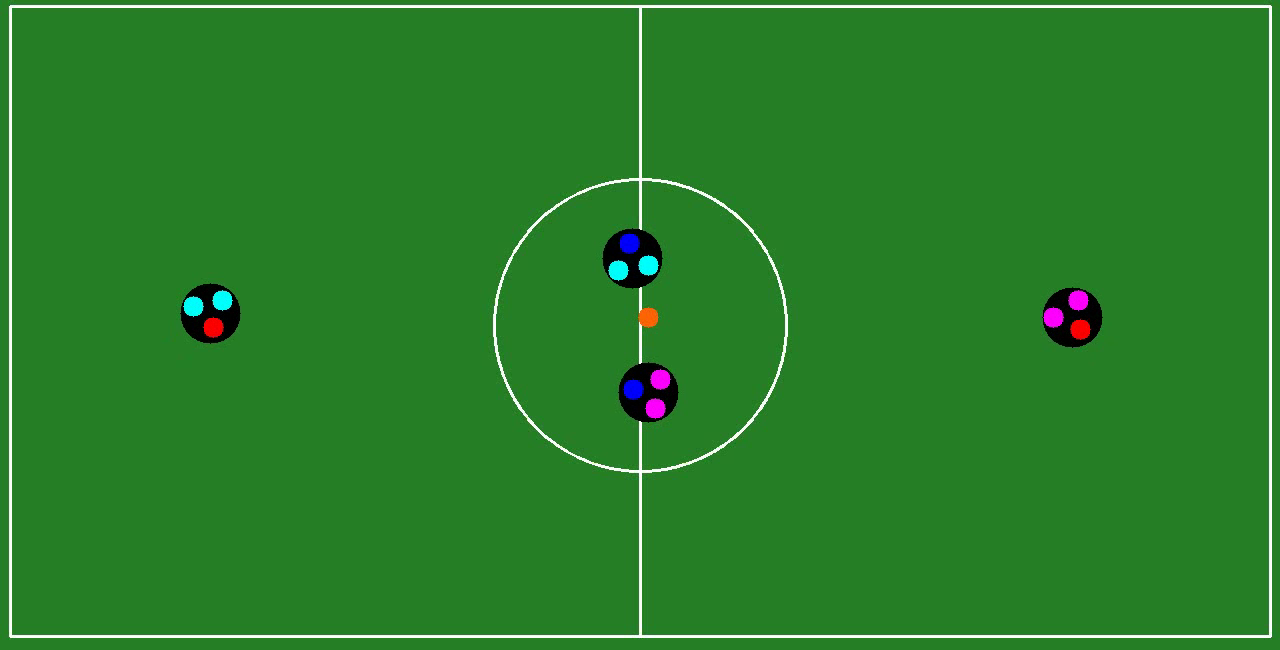
#> input picture frame 8 of video_futbol.avi, 1280 x 650 px, given in place of the camera
$ python test_ball_detection_rate.py
#> lines starting #> are read from the running program, lines starting #| are printed output that depends on the picture; after the words box and inside, x2 and y2 are one past the last pixel; in counts of white or black regions, pixels touching at a corner belong together
### robot_soccer/utils/logger.py
"""
Robot Soccer Logging System

Este módulo proporciona un sistema de registro modular para el proyecto de fútbol de robots.
Permite la activación y desactivación de registros por módulo, así como la configuración
de diferentes niveles de detalle y destinos para los mensajes de registro.
"""

import logging
import logging.handlers
import json
from pathlib import Path
from functools import lru_cache
from typing import Dict, Optional, Union, List

# Directorio para los archivos de registro (carpeta LOG en la raíz del proyecto)
LOG_DIR = Path(__file__).parent.parent.parent / "LOG"
# Archivo de configuración del registro (dentro de la carpeta LOG)
CONFIG_FILE = LOG_DIR / "logging_config.json"

# Asegurar que existe el directorio de logs
if not LOG_DIR.exists():
    LOG_DIR.mkdir(parents=True)

# Formato estándar para los mensajes de registro
DEFAULT_FORMAT = '%(name)s - %(levelname)s - %(message)s'

# Diccionario para almacenar la configuración de los loggers
_loggers: Dict[str, logging.Logger] = {}

# Niveles de registro
LEVELS = {
    "DEBUG": logging.DEBUG,
    "INFO": logging.INFO,
    "WARNING": logging.WARNING,
    "ERROR": logging.ERROR,
    "CRITICAL": logging.CRITICAL,
    "DISABLED": logging.CRITICAL + 10  # Nivel personalizado para deshabilitar
}


@lru_cache(maxsize=None)
def load_config() -> dict:
    """
    Carga la configuración de registro desde un archivo JSON.
    Si el archivo no existe, devuelve una configuración predeterminada.
    """
    if CONFIG_FILE.exists():
        try:
            with open(CONFIG_FILE, 'r') as f:
#> (reads LOG/logging_config.json from the repository)
                return json.load(f)
        except (json.JSONDecodeError, IOError) as e:
            print(f"Error al cargar la configuración de registro: {e}")

    # Configuración predeterminada si no hay archivo o hay un error
    return {
        "default_level": "INFO",
        "modules": {
            "core": "INFO",
            "ai": "INFO",
            "perception": "INFO",
            "entities": "INFO",
            "utils": "INFO",
            "ai.path_planning": "INFO",
            "ai.fuzzy_logic": "INFO",
            "ai.state_machine": "INFO",
            "ai.controllers": "INFO"
        },
        "log_to_file": False,
        "log_to_console": True,
        "max_file_size_mb": 10,
        "backup_count": 5
    }


def save_config(config: dict) -> None:
    """
    Guarda la configuración de registro en un archivo JSON en la carpeta LOG.

    Args:
        config: Diccionario con la configuración a guardar
    """
    # Asegurar que existe el directorio LOG
    LOG_DIR.mkdir(parents=True, exist_ok=True)

    try:
        with open(CONFIG_FILE, 'w') as f:
            json.dump(config, f, indent=4)
    except IOError as e:
        print(f"Error al guardar la configuración de registro: {e}")


def configure_logger(
        module_name: str,
        level: Optional[Union[str, int]] = None,
        log_to_file: bool = False,
        log_to_console: bool = None,
        format_str: str = None
) -> logging.Logger:
    """
    Configura y devuelve un logger para el módulo especificado.

    Args:
        module_name: Nombre del módulo (ej: 'core', 'ai.path_planning')
        level: Nivel de registro (DEBUG, INFO, WARNING, ERROR, CRITICAL o DISABLED)
        log_to_file: Si True, registra en archivo
        log_to_console: Si True, registra en consola
        format_str: Formato personalizado para los mensajes

    Returns:
        Logger configurado para el módulo
    """
    config = load_config()

    # Si el módulo ya tiene un logger, lo devolvemos
    if module_name in _loggers:
        logger = _loggers[module_name]

        # Si se especifica un nuevo nivel, lo actualizamos
        if level is not None:
            level_value = LEVELS.get(level, level) if isinstance(level, str) else level
            logger.setLevel(level_value)

            # Actualizar la configuración
            config["modules"][module_name] = level if isinstance(level, str) else \
                next((k for k, v in LEVELS.items() if v == level), "INFO")
            save_config(config)

        return logger

    # Crear un nuevo logger
    logger = logging.getLogger(module_name)

    # Determinar el nivel de registro
    if level is None:
        # Buscar el nivel más específico en la configuración
        level_name = None
        for mod in config["modules"]:
            if module_name.startswith(mod) and (level_name is None or len(mod) > len(level_name.split(".")[0])):
                level_name = config["modules"][mod]

        # Si no se encuentra, usar el nivel predeterminado
        if level_name is None:
            level_name = config["default_level"]

        level = LEVELS.get(level_name, logging.INFO)
    else:
        level = LEVELS.get(level, level) if isinstance(level, str) else level

        # Actualizar la configuración
        config["modules"][module_name] = level if isinstance(level, str) else \
            next((k for k, v in LEVELS.items() if v == level), "INFO")
        save_config(config)

    logger.setLevel(level)

    # Determinar si se registra en archivo o consola
    if log_to_file is None:
        log_to_file = config.get("log_to_file", False)
    if log_to_console is None:
        log_to_console = config.get("log_to_console", True)

    # Configurar el formato
    if format_str is None:
        format_str = DEFAULT_FORMAT

    formatter = logging.Formatter(format_str)

    # Evitar duplicación de handlers
    logger.handlers = []

    # Añadir handler para archivo si es necesario
    if log_to_file:
        max_size = config.get("max_file_size_mb", 10) * 1024 * 1024  # Convertir a bytes
        backup_count = config.get("backup_count", 5)

        # Crear archivo con nombre del módulo
        safe_module_name = module_name.replace('.', '_')
        file_handler = logging.handlers.RotatingFileHandler(
            LOG_DIR / f"{safe_module_name}.log",
            maxBytes=max_size,
            backupCount=backup_count
        )
        file_handler.setFormatter(formatter)
        logger.addHandler(file_handler)

    # Añadir handler para consola si es necesario
    if log_to_console:
        console_handler = logging.StreamHandler()
        console_handler.setFormatter(formatter)
        logger.addHandler(console_handler)

    # Almacenar el logger para futuras referencias
    _loggers[module_name] = logger

    return logger


def get_logger(module_name: str) -> logging.Logger:
    """
    Obtiene un logger para el módulo especificado.
    Si el logger no existe, lo crea con la configuración por defecto.

    Args:
        module_name: Nombre del módulo

    Returns:
        Logger configurado para el módulo
    """
    if module_name in _loggers:
        return _loggers[module_name]

    return configure_logger(module_name)


def set_level(module_name: str, level: Union[str, int]) -> None:
    """
    Establece el nivel de registro para un módulo específico.

    Args:
        module_name: Nombre del módulo
        level: Nivel de registro (DEBUG, INFO, WARNING, ERROR, CRITICAL o DISABLED)
    """
    level_value = LEVELS.get(level, level) if isinstance(level, str) else level

    # Obtener o crear el logger
    logger = get_logger(module_name)
    logger.setLevel(level_value)

    # Actualizar la configuración
    config = load_config()
    config["modules"][module_name] = level if isinstance(level, str) else \
        next((k for k, v in LEVELS.items() if v == level), "INFO")
    save_config(config)


# [78 lines left out: functions set_levels, disable_module, enable_module, get_all_modules, get_module_level, not called in this run]

### robot_soccer/perception/ball_tracking.py
import cv2 as cv
from robot_soccer.config import *

# ==========================================
# LOG
# ==========================================
from robot_soccer.utils.logger import get_logger
from robot_soccer.utils.logger import set_level, disable_module, enable_module
module_name = "perception"

logger = get_logger(module_name)

# Activar depuración detallada para un módulo
set_level(module_name, "WARNING")  # DEBUG, INFO, WARNING, ERROR, CRITICAL, DISABLED
# # Desactivar registro para un módulo que está generando demasiados mensajes
# disable_module("core.physics")
# # Reactivar registro para un módulo previamente desactivado
# enable_module("core.physics", "INFO")
# ==========================================


#########################
# BUSQUEDA DE LA PELOTA #
#########################


class Ball:

    def __init__(self, color, centro):
        """
        Valores inciales para  la clase.

        Args:
        color      -- (array) Rangos de colores.
        centro      -- (array) Coordenadas del centro del jugador.
        """
        self.color = color
        self.x, self.y = centro
        self.vecindad = 40

        self.goles_rojo = 0
        self.goles_azul = 0
        self.pelota_fuera = True

        self.roi_hsv = None
        self.roi_img = None

    def seguimiento(self, hsv, img, frame):
        """
        Recorta la imagen original y hsv, para poder tener sólo la vecindad donde es posible que se mueva la pelota
        """
        # Recorta la imagen HSV y RGB
        self.roi_hsv = hsv[self.y - self.vecindad:self.y + self.vecindad, self.x - self.vecindad:self.x + self.vecindad]

        self.roi_img = img[self.y - self.vecindad:self.y + self.vecindad, self.x - self.vecindad:self.x + self.vecindad]

        if len(self.roi_hsv) > 0:
            # Detecta los circulos dentro del recorte y su centro
            x_nuevo, y_nuevo, r_nuevo = self.detectar_circulos_color(self.roi_hsv, self.color, self.roi_img)
            cv.circle(self.roi_hsv, (x_nuevo, y_nuevo), r_nuevo, COLOR_NEGRO, 1)
            # Reescribe el centro y actualiza este en el objeto
            self.x, self.y = self.x + x_nuevo - self.vecindad, self.y + y_nuevo - self.vecindad
            # Dibuja un círculo en el centro de la pelota
            cv.circle(frame, (self.x, self.y), 1, COLOR_NEGRO, -1)
            cv.circle(self.roi_hsv, (self.x, self.y), r_nuevo, COLOR_NEGRO, 1)
            self.goles(frame)

        return self.x, self.y

    # [23 lines left out: function goles, not called in this run]

    @classmethod
    def detectar_circulos_color(cls, img_hsv, colores, img_origi):
        """
        Detecta los circulos de colores

        Args:
        img_hsv  -- (matriz) Matriz de la imagen en HSV
        colores     -- (array) Rangos de los colores.
        imagen      -- (matriz) Matriz de la imagen en RGB

        Return:
        circulos_detetados  -- (array)  Contiene un vector por cada color detectado
                                        este contiene: el rago de colores, centro, radio
        """
        color_bajo, color_alto = colores

        # Crear una máscara utilizando los rangos de color especificados
        mascara = cv.inRange(img_hsv, color_bajo, color_alto)

        # Aplicar la máscara a la imagen original
        imagen_filtrada = cv.bitwise_and(img_origi, img_origi, mask=mascara)

        # Convertir la imagen filtrada a escala de grises
        imagen_gris = cv.cvtColor(imagen_filtrada, cv.COLOR_BGR2GRAY)

        # Aplicar un filtro de suavizado para reducir el ruido
        imagen_suavizada = cv.GaussianBlur(imagen_gris, (5, 5), 0)

        # Aplicar la transformada de Hough para detectar círculos
        circulos = cv.HoughCircles(imagen_suavizada, cv.HOUGH_GRADIENT, 1, minDist=20,
                                   param1=15, param2=15,
                                   minRadius=10, maxRadius=50)

        # Si se detectaron círculos, agregarlos a la lista de circulos_detectados
        x, y, r = None, None, None
        if circulos is not None:
            x, y, r = circulos[0][0][0], circulos[0][0][1], circulos[0][0][2]
        return int(x), int(y), int(r)

### basic_test/test_ball_detection_rate.py
#!/usr/bin/env python3
"""Test de tasa de detección de pelota.

Este script evalúa qué tan bien está funcionando la detección de pelota
contando cuántas veces se detecta exitosamente en N frames.

Uso:
    python examples/test_ball_detection_rate.py [--frames 100] [--camera-id 2]
"""
import sys
import time
import argparse
from pathlib import Path

import cv2

# Agregar src al path
sys.path.insert(0, str(Path(__file__).parent.parent / "src"))

# pylint: disable=wrong-import-position
from robot_soccer.perception.ball_tracking import Ball
from robot_soccer.config import RANGO_COLOR_NARANJO


def test_ball_detection(camera_id=2, total_frames=100):  # pylint: disable=too-many-branches
    """Evalúa la tasa de detección de pelota."""
#> called with camera_id = 2, total_frames = 100
    print("=" * 70)
    print("TEST DE TASA DE DETECCIÓN DE PELOTA")
    print("=" * 70)
    print("\nParámetros:")
    print(f"  - Cámara ID: {camera_id}")
    print(f"  - Frames a analizar: {total_frames}")
    print("  - Rango de color: Naranja")
    print("=" * 70)

    # Abrir cámara
    cap = cv2.VideoCapture(camera_id)

    if not cap.isOpened():
        print("\n❌ Error: No se pudo abrir la cámara")
        print("Asegúrate de que droidcam-cli esté corriendo:")
        print("  cd algoritmos_basicos/aruco_tag && ./start_droidcam.sh")
        return

    print("\n✅ Cámara abierta")

    # Leer primer frame para inicializar
    ret, frame = cap.read()
#> frame is the input picture: shape (650, 1280, 3); mean B, G, R 41.5, 127, 41.2
    if not ret:
        print("❌ Error leyendo primer frame")
        cap.release()
        return

    # Reflejar imagen en ambos ejes (X e Y) para mejor intuición visual
    frame = cv2.flip(frame, -1)
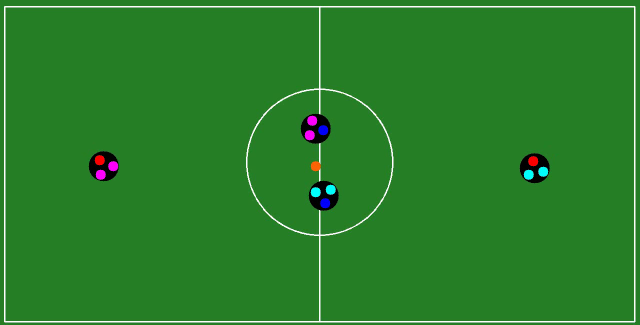
#> frame: shape (650, 1280, 3) (shown at 1/2 size); mean B, G, R 41.5, 127, 41.2

    # Obtener dimensiones
    width = int(cap.get(cv2.CAP_PROP_FRAME_WIDTH))
    height = int(cap.get(cv2.CAP_PROP_FRAME_HEIGHT))

    # Inicializar pelota en el centro
    centro_inicial = (width // 2, height // 2)
    ball = Ball(RANGO_COLOR_NARANJO, centro_inicial)

    # Estadísticas
    successful_detections = 0
    failed_detections = 0
    frame_count = 0
    start_time = time.time()

    print("\n🔍 Analizando frames...")
    print("Presiona 'q' para detener antes de tiempo\n")

    # Crear ventana una sola vez ANTES del loop
    cv2.namedWindow('Test Detección Pelota', cv2.WINDOW_NORMAL)

    try:
        while frame_count < total_frames:
            ret, frame = cap.read()
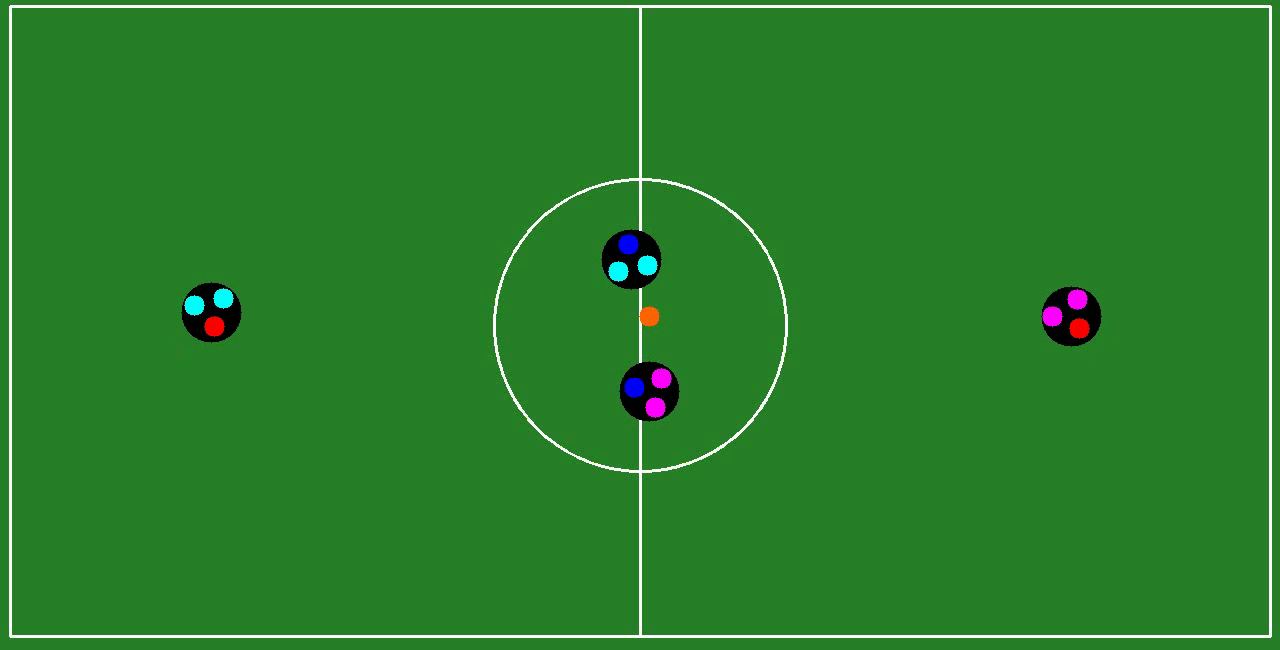
#> input picture frame 9 of video_futbol.avi, 1280 x 650 px, given in place of the camera
#> frame is the input picture: shape (650, 1280, 3); mean B, G, R 41.5, 127, 41.2

            if not ret:
                print(f"\n⚠️  Error leyendo frame {frame_count + 1}")
                break

            # Reflejar imagen en ambos ejes (X e Y) para mejor intuición visual
            frame = cv2.flip(frame, -1)

            # Convertir a HSV y RGB para seguimiento
            hsv = cv2.cvtColor(frame, cv2.COLOR_BGR2HSV)
#> hsv: shape (650, 1280, 3); mean H, S, V 60, 177, 127.8
            img_rgb = cv2.cvtColor(frame, cv2.COLOR_BGR2RGB)

            # Clonar frame para evitar modificaciones no deseadas
            display_frame = frame.copy()

            # Intentar detectar pelota
            detection_success = False
            try:
                ball_x, ball_y = ball.seguimiento(hsv, img_rgb, frame)
#> in seguimiento, `self.roi_img = img[self.y - self.vecindad:self.y + self.vecindad, self..`:
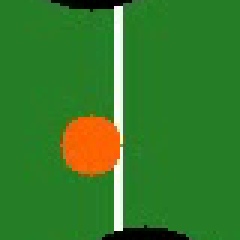
#> self.roi_img: shape (80, 80, 3) (shown 3 times larger); mean R, G, B 53.6, 125.4, 41.2
#> in detectar_circulos_color, `mascara = cv.inRange(img_hsv, color_bajo, color_alto)`:
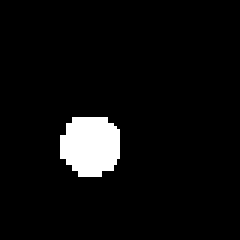
#> mascara: shape (80, 80) (shown 3 times larger); 5.2% white; 1 white region, box (x1, y1, x2, y2) and area: (20, 39, 40, 59) 331
#> in detectar_circulos_color, `imagen_filtrada = cv.bitwise_and(img_origi, img_origi, mask=mascara)`:
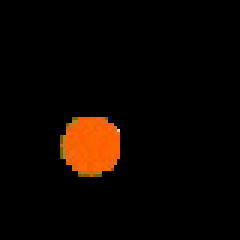
#> imagen_filtrada: shape (80, 80, 3) (shown 3 times larger); mean R, G, B 12.2, 5.2, 0.4
#> (the rest of the program and of its run is left out)
